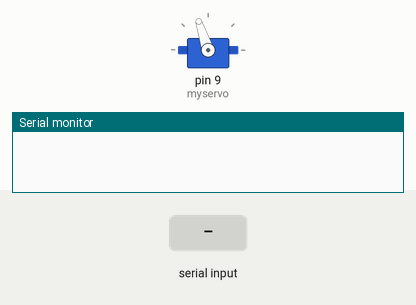
Recording of a sketch running on a simulated Arduino Uno, built with avr-gcc and run on an emulated ATmega328P. Shown: servo, the last lines printed to the serial monitor. Inputs (shaded band) come from the test bench.

Above: at 1.2 s.
1.3 s: "left\n" received over Serial
At 1.72 s:
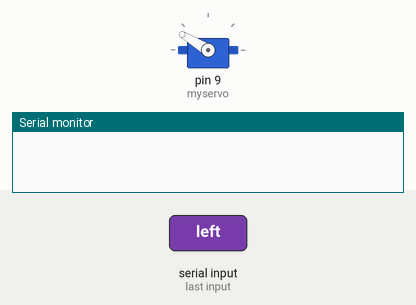
At 3.0 s:
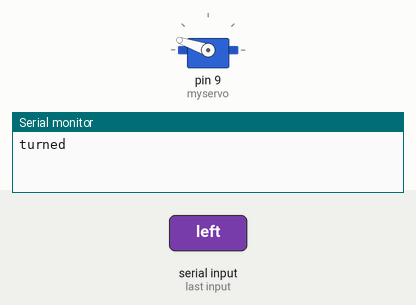
3.3 s: "right\n" received over Serial
At 5.4 s:
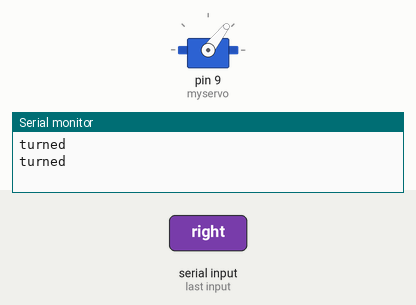
5.9 s: "center\n" received over Serial
Timing chart, 0 to 8.9 s (numbered marks = the images above; inputs shaded):
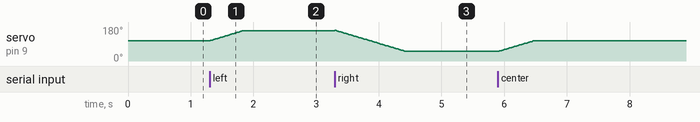

The sketch:

servoArduino.ino
```cpp
#include <Servo.h>
Servo myservo;
int servoPWM = 108;

void setup(){
  Serial.begin(115200);
  myservo.attach(9);
  myservo.write(servoPWM);
}
void loop(){
  String command = Serial.readStringUntil('\n');

  if (command == "left") {
    while (servoPWM < 162) {
      myservo.write(servoPWM);
      delay(10);
      servoPWM += 1;
    }
    Serial.println("turned");
  }

  if (command == "center") {
    while (servoPWM > 108) {
      myservo.write(servoPWM);
      delay(10);
      servoPWM -= 1;
    }
    while (servoPWM < 107) {
      myservo.write(servoPWM);
      delay(10);
      servoPWM += 1;
    }
    Serial.println("turned");
  }

  if (command == "right") {
    while (servoPWM > 51){
      myservo.write(servoPWM);
      delay(10);
      servoPWM -= 1;
    }
    Serial.println("turned");
  }
}
```

Measured:
- after the input at 1.3 s, servo on pin 9 (myservo): moves from 108° to 161° over 0.52 s, starting at once
